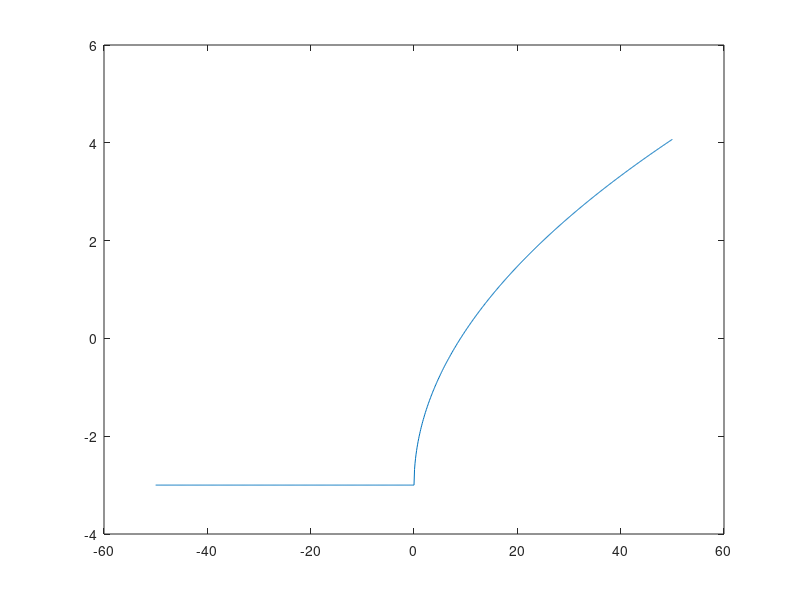

The MATLAB script that drew this image:
% Title               :Funcion real de variable real 
% Description         :script de funcion real y su representacion grafica 
% Author              :Francelly Desiree Colon Sandoval 
% Date                :20211028    
% Version             :1
% Usage               :octave> /path/EjercicioUno

clear
x = -50:0.1:50
% Funcion 
fx = (1) + (x.^(1/2)-4)
% Plotear funcion 
plot(x, fx)

